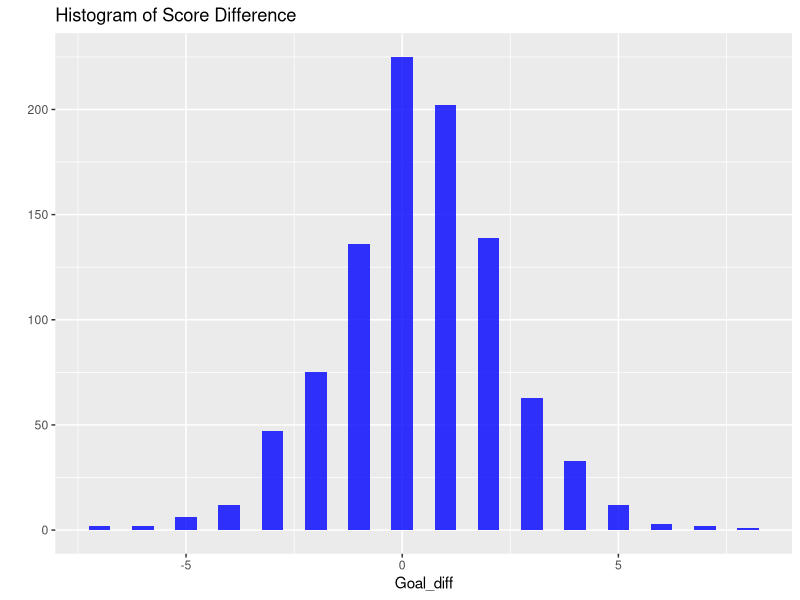
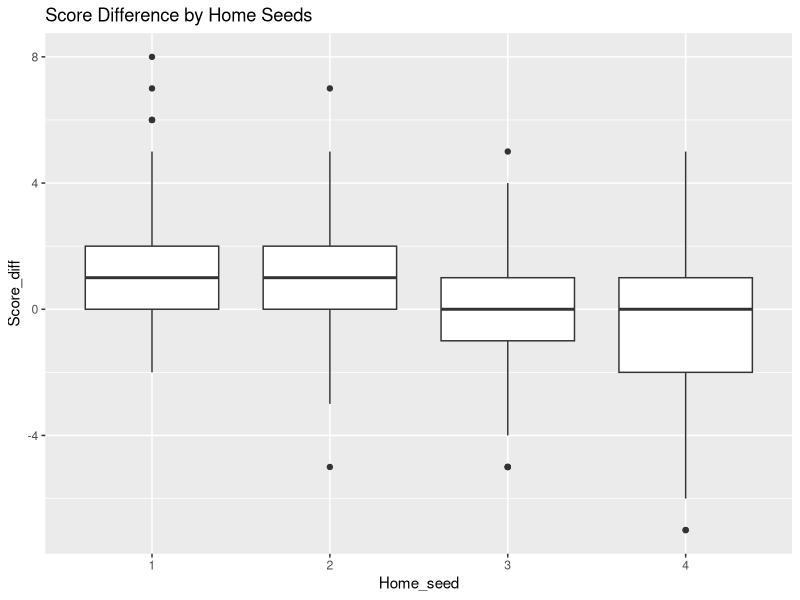
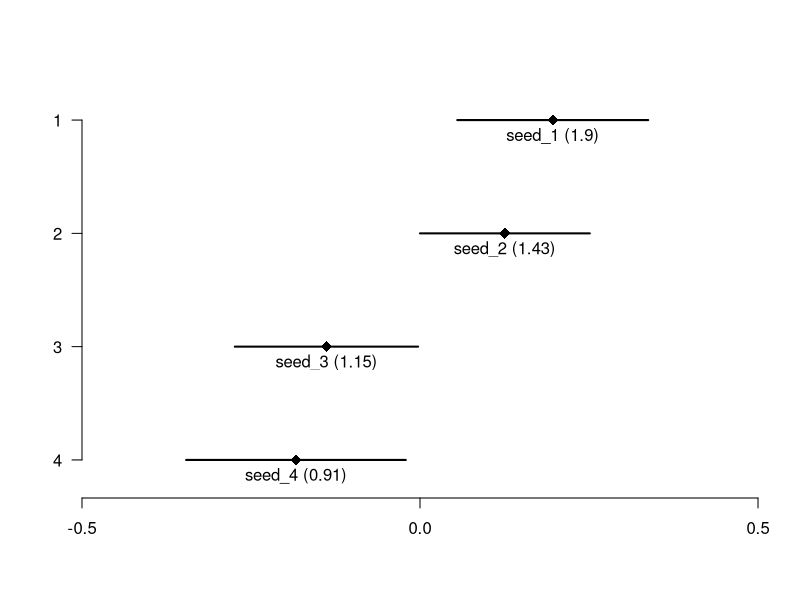
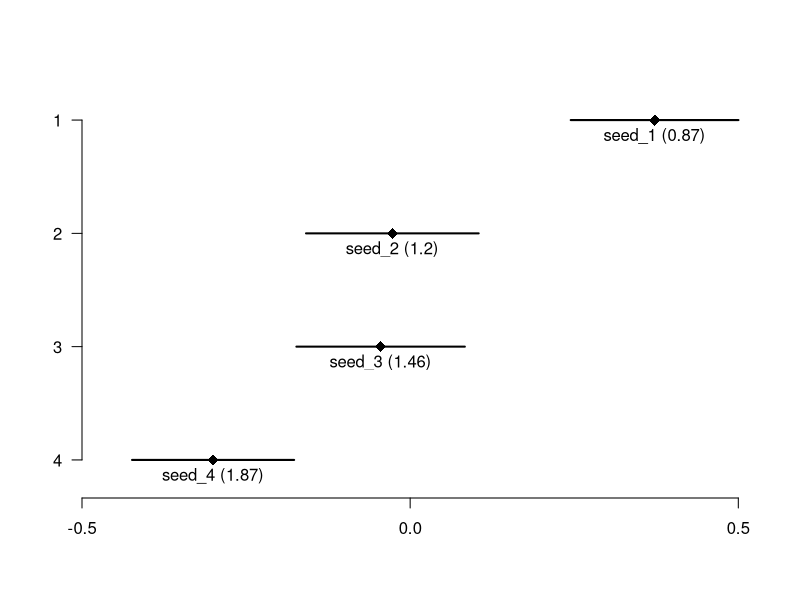
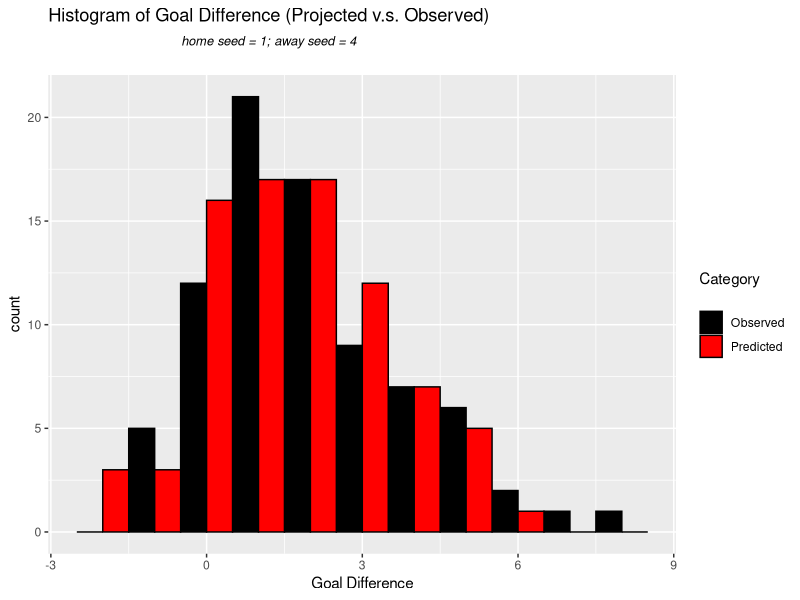
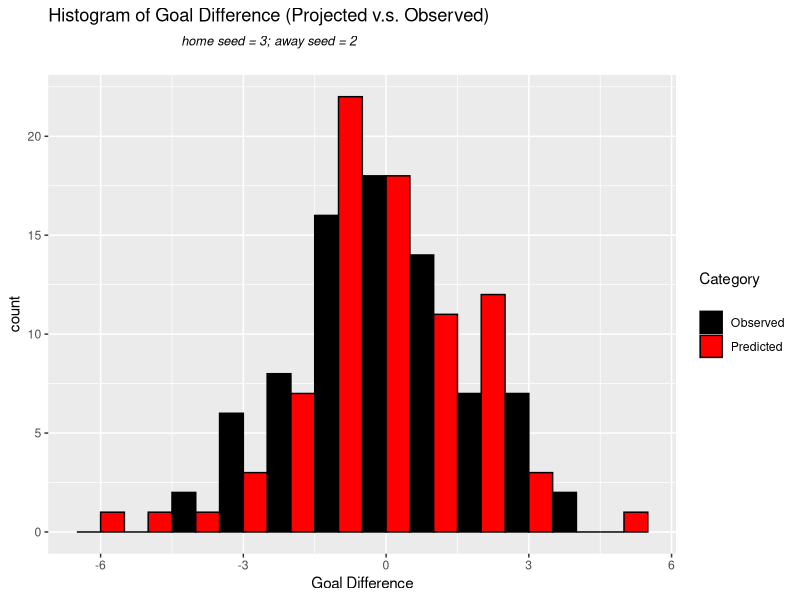

Reproduce these figures in R, in order.
############## Data Explorations ##################
library(ggplot2)
### Import data
ECL <- read.csv("raw_ECL.csv", stringsAsFactors=FALSE)
ECL$Score_diff <- ECL$Home_score - ECL$Away_score #Add new column

### Some explorations
# Distribution of score difference
qplot(as.numeric(ECL$Score_diff), geom="histogram", binwidth = 0.5,  
      main = "Histogram of Score Difference", xlab = "Goal_diff",  
      fill=I("blue"),  alpha=I(.8))
mean(ECL$Score_diff)
# Mean = 0.385 >0, AKA "home advantage"

# Distribution of score difference by pairs
tapply(ECL$Score_diff, list(ECL$Home_seed, ECL$Away_seed), mean)

# Distribution of score difference by home seeds
ggplot(ECL, aes(factor(Home_seed), Score_diff)) + geom_boxplot() +
  labs(x="Home_seed", title="Score Difference by Home Seeds")

### Short version of data for optimization
dat <- matrix(unlist(ECL[ ,c(4,6,9)]), ncol=3, byrow=F)

############## Model Building & Inference #################
### Construct likelihood
lik.Skellam <- function(row,params=c(miu,H,A2,A3,A4,D2,D3,D4)){
  miu <- params[1]
  H <- params[2]
  A2 <- params[3]
  A3 <- params[4]
  A4 <- params[5]
  D2 <- params[6]
  D3 <- params[7]
  D4 <- params[8]
  
  A1 <- -(A2+A3+A4)
  D1 <- -(D2+D3+D4)
  z <- row[3]
  
  if (row[1] == 1 & row[2] == 2){
    lambda1 <- exp(miu+H+A1+D2)
    lambda2 <- exp(miu+A2+D1)
  }
  else if (row[1] == 1 & row[2] == 3){
    lambda1 <- exp(miu+H+A1+D3)
    lambda2 <- exp(miu+A3+D1)
  }
  else if (row[1] == 1 & row[2] == 4){
    lambda1 <- exp(miu+H+A1+D4)
    lambda2 <- exp(miu+A4+D1)
  }
  else if (row[1] == 2 & row[2] == 1){
    lambda1 <- exp(miu+H+A2+D1)
    lambda2 <- exp(miu+A1+D2)
  }
  else if (row[1] == 2 & row[2] == 3){
    lambda1 <- exp(miu+H+A2+D3)
    lambda2 <- exp(miu+A3+D2)
  }
  else if (row[1] == 2 & row[2] == 4){
    lambda1 <- exp(miu+H+A2+D4)
    lambda2 <- exp(miu+A4+D2)
  }
  else if (row[1] == 3 & row[2] == 1){
    lambda1 <- exp(miu+H+A3+D1)
    lambda2 <- exp(miu+A1+D3)
  }
  else if (row[1] == 3 & row[2] == 2){
    lambda1 <- exp(miu+H+A3+D2)
    lambda2 <- exp(miu+A2+D3)
  }
  else if (row[1] == 3 & row[2] == 4){
    lambda1 <- exp(miu+H+A3+D4)
    lambda2 <- exp(miu+A4+D3)
  }
  else if (row[1] == 4 & row[2] == 1){
    lambda1 <- exp(miu+H+A4+D1)
    lambda2 <- exp(miu+A1+D4)
  }
  else if (row[1] == 4 & row[2] == 2){
    lambda1 <- exp(miu+H+A4+D2)
    lambda2 <- exp(miu+A2+D4)
  }
  else if (row[1] == 4 & row[2] == 3){
    lambda1 <- exp(miu+H+A4+D3)
    lambda2 <- exp(miu+A3+D4)
  }
  
  bessel <- besselI(2*sqrt(lambda1*lambda2), abs(z))
  return(log(exp(-(lambda1+lambda2)) * (lambda1/lambda2)^(z/2) * bessel))
}

NLL <- function(data,params=c(miu,H,A2,A3,A4,D2,D3,D4)){
  return(-sum(apply(data, 1, lik.Skellam, params=params)))
}

### Optimization with regard to NLL
result <- optim(par=rnorm(8,0,1), fn=NLL, data=dat, method = "BFGS",
               hessian = TRUE , control = list(trace=0))

### Find se and confidence interval for parameters
fisher_info <- solve(result$hessian)
sigma_hat <- sqrt(diag(fisher_info))
upper_par <- result$par + 1.96 * sigma_hat
lower_par <- result$par - 1.96 * sigma_hat

### Visualize attack factors
A2 <- list(value=result$par[3], lower=lower_par[3], upper=upper_par[3])
A3 <- list(value=result$par[4], lower=lower_par[4], upper=upper_par[4])
A4 <- list(value=result$par[5], lower=lower_par[5], upper=upper_par[5])

a1_val <- -(A2$value+A3$value+A4$value)
a1_interval <- c(a1_val-1.96*mean(sigma_hat[3:5]), a1_val+1.96*mean(sigma_hat[3:5]))
A1 <- list(value=a1_val, lower=a1_interval[1], upper=a1_interval[2])

plot.new()
plot.window(xlim = c(-0.5, 0.5), ylim = c(4.2, 0.8), xaxs='i')
# Add x-axis
axis(side = 1, at = c(-0.5, 0, 0.5))
# Add y-axis
axis(side = 2, at = 4:1, las = 2)
# Add confidence intervals
lines(x=c(A1$lower,A1$upper), y=c(1,1), lwd=2)
points(A1$value, 1, pch=18, cex=1.5)
lines(x=c(A2$lower,A2$upper), y=c(2,2), lwd=2)
points(A2$value, 2, pch=18, cex=1.5)
lines(x=c(A3$lower,A3$upper), y=c(3,3), lwd=2)
points(A3$value, 3, pch=18, cex=1.5)
lines(x=c(A4$lower,A4$upper), y=c(4,4), lwd=2)
points(A4$value, 4, pch=18, cex=1.5)
# Add texts
avg_goals <- (tapply(ECL$Home_score, ECL$Home_seed, mean) + tapply(ECL$Away_score, ECL$Away_seed, mean))/2
text(x=c(A1$value, A2$value, A3$value, A4$value), y=1:4, pos=1,
     labels=paste0("seed_",1:4," (",round(avg_goals,2),")"))

### Visualize defense factors
D2 <- list(value=result$par[6], lower=lower_par[6], upper=upper_par[6])
D3 <- list(value=result$par[7], lower=lower_par[7], upper=upper_par[7])
D4 <- list(value=result$par[8], lower=lower_par[8], upper=upper_par[8])

d1_val <- -(D2$value+D3$value+D4$value)
d1_interval <- c(d1_val-1.96*mean(sigma_hat[6:8]), d1_val+1.96*mean(sigma_hat[6:8]))
D1 <- list(value=d1_val, lower=d1_interval[1], upper=d1_interval[2])

plot.new()
plot.window(xlim = c(-0.5, 0.53), ylim = c(4.2, 0.8), xaxs='i')
# Add x-axis
axis(side = 1, at = c(-0.5, 0, 0.5))
# Add y-axis
axis(side = 2, at = 4:1, las = 2)
# Add confidence intervals
lines(x=-c(D1$lower,D1$upper), y=c(1,1), lwd=2)
points(-D1$value, 1, pch=18, cex=1.5)
lines(x=-c(D2$lower,D2$upper), y=c(2,2), lwd=2)
points(-D2$value, 2, pch=18, cex=1.5)
lines(x=-c(D3$lower,D3$upper), y=c(3,3), lwd=2)
points(-D3$value, 3, pch=18, cex=1.5)
lines(x=-c(D4$lower,D4$upper), y=c(4,4), lwd=2)
points(-D4$value, 4, pch=18, cex=1.5)
# Add texts
avg_concede <- (tapply(ECL$Away_score, ECL$Home_seed, mean) + tapply(ECL$Home_score, ECL$Away_seed, mean))/2
text(x=-c(D1$value, D2$value, D3$value, D4$value), y=1:4, pos=1,
     labels=paste0("seed_",1:4," (",round(avg_concede,2),")"))

################## Model Assessment/Application ###################
### Make prediction function
params <- list(miu=result$par[1], H=result$par[2], A1=A1$value, A2=A2$value, 
            A3=A3$value, A4=A4$value, D1=D1$value, D2=D2$value, D3=D3$value,
            D4=D4$value)

makePred <- function(home_seed, away_seed, params.=params){
  lambda1 <- exp(params$miu + params$H + params[[home_seed+2]] + params[[away_seed+6]])
  lambda2 <- exp(params$miu + params[[away_seed+2]] + params[[home_seed+6]])
  
  return(rpois(1, lambda1) - rpois(1, lambda2))
}

### Assess model by simulating 1-4 pairs, comparing to observed results.
score_diff_1_4 <- ECL[ECL$Home_seed == 1 & ECL$Away_seed == 4, "Score_diff"]
pred_1_4 <- replicate(n=length(score_diff_1_4), makePred(1,4))

# Visualize using side-by-side barplot
dat_1_4 <- rbind(data.frame(group=1, obs=score_diff_1_4),
            data.frame(group=2, obs=pred_1_4))

ggplot(dat_1_4, aes(x=obs, fill=factor(group))) +
  geom_histogram(binwidth=1, colour="black", position="dodge") +
  scale_fill_manual("Category\n",labels = c("Observed", "Predicted"), values=c("black","red")) +
  ggtitle(expression(atop("Histogram of Goal Difference (Projected v.s. Observed)", atop(italic("home seed = 1; away seed = 4"), "")))) +
  labs(x="Goal Difference")

### Simulating 3-2 pairs (closest match-up)
score_diff_3_2 <- ECL[ECL$Home_seed == 3 & ECL$Away_seed == 2, "Score_diff"]
pred_3_2 <- replicate(n=length(score_diff_3_2), makePred(3,2))

# Visualize using side-by-side barplot
dat_3_2 <- rbind(data.frame(group=1, obs=score_diff_3_2),
                 data.frame(group=2, obs=pred_3_2))

ggplot(dat_3_2, aes(x=obs, fill=factor(group))) +
  geom_histogram(binwidth=1, colour="black",position="dodge") +
  scale_fill_manual("Category\n",labels = c("Observed", "Predicted"), values=c("black","red")) +
  ggtitle(expression(atop("Histogram of Goal Difference (Projected v.s. Observed)", atop(italic("home seed = 3; away seed = 2"), "")))) +
  labs(x="Goal Difference")

#################### Discuss rules ######################
### Make simulation functions
simulateGroup <- function(params.=params){
  # This function returns a matrix storing the results of each match-up
  matchMat <- matrix(rep(NA, 16), ncol=4)
  
  for (i in 1:4){
    for (j in 1:4){
      if (i == j){next}
      matchMat[i,j] <- makePred(i, j, params.=params.)
    }
  }
  return(matchMat)
}

makeTable <- function(matchMat, winPts=3){
  # This function takes in the matrix of results, outputs the final group table.
  goalDiff <- apply(matchMat, 1, sum, na.rm=T) - apply(matchMat, 2, sum, na.rm=T)
  wins <- apply(matchMat, 1, function(x){sum(x>0, na.rm=T)}) + apply(matchMat, 2, function(x){sum(x<0, na.rm=T)})
  draws <- apply(matchMat, 1, function(x){sum(x==0, na.rm=T)}) + apply(matchMat, 2, function(x){sum(x==0, na.rm=T)})
  
  table <- data.frame(Seed=1:4, Points=winPts*wins+draws, Goal_diff=goalDiff)
  return(table[order(table$Points, decreasing=T), ])
}

# Test
makeTable(simulateGroup())

############ A win = 2 pts? 3pts? (with tie-breaker being goal_diff)
pool_2pt <- list()
pool_3pt <- list()

for (i in 1:10000){ #Pick number of simulation cycles here
  pool_2pt[[i]] <- makeTable(simulateGroup(), winPts=2)
  pool_3pt[[i]] <- makeTable(simulateGroup(), winPts=3)
}

### Count number of ties
countTies <- function(pool){
  # This function takes a list of ranking tables, and outputs #ties in this pool.
  n <- length(pool)
  tie <- c()
  
  for (i in 1:n){
    tie[i] <- length(unique(pool[[i]]$Points)) < 4
  }
  return(c(ties=sum(tie), tieRatio=sum(tie)/n))
}

countTies(pool_2pt)
# Results in a tie 41.55% of the times.
countTies(pool_3pt)
# Results in a tie 32.1% of the times.

### Qualifying conditions
qualify <- function(table){
  # This function takes in the ranking table and outputs the qualified seeds,
  # given that the tie-breaker being goal_diff.
  if (length(unique(table$Points)) == 1){
    table <- table[order(table$Goal_diff, decreasing=T), ]
    return(c(table[1,1], table[2,1]))
  }
  else if(table[2,2]==table[3,2]){
    if(table[2,3]>table[3,3]){return(c(table[1,1],table[2,1]))}
    if(table[2,3]==table[3,3]){return(c(table[1,1],table[sample(2:3,1),1]))}
    else{return(c(table[1,1],table[3,1]))}
  }
  else {return(c(table[1,1], table[2,1]))}
}

# Test
qualify(makeTable(simulateGroup()))

countQualify <- function(pool){
  # This function takes in a list of tables and returns the qualifying ratios.
  qual <- list()
  for (i in 1:length(pool)){
    qual[[i]] <- qualify(pool[[i]])
  }
  qualifyRatio <- c(seed1=sum(unlist(qual)==1)/length(pool),seed2=sum(unlist(qual)==2)/length(pool),
                    seed3=sum(unlist(qual)==3)/length(pool),seed4=sum(unlist(qual)==4)/length(pool))
  return(qualifyRatio)
}

countQualify(pool_2pt)
countQualify(pool_3pt)
# Not much difference

################ A discussion of tie-breakers
